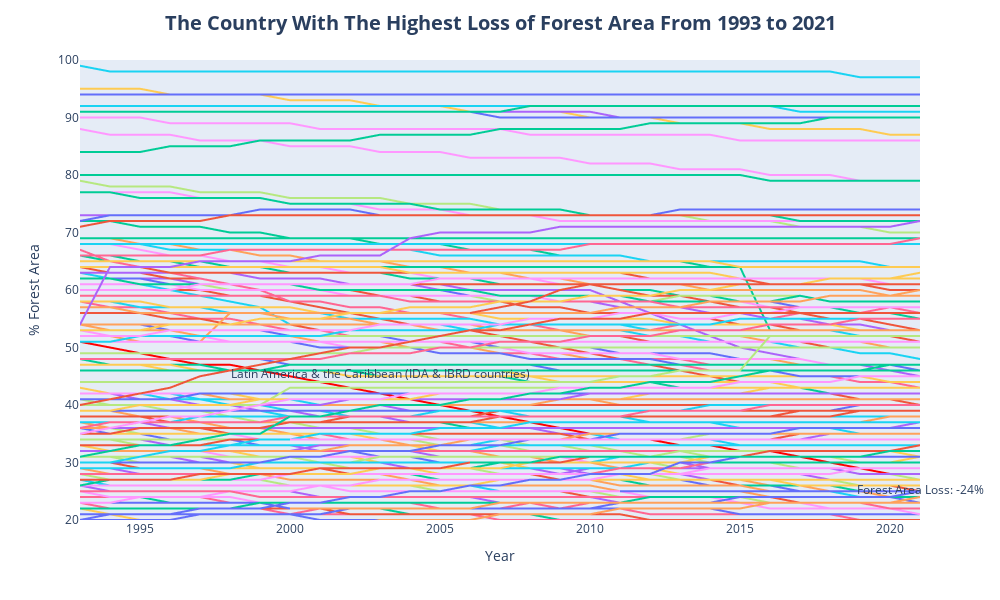

Here is the notebook cell this chart was saved with:
### Code cell
import plotly.express as px


#edit database results for plotly
table_total_melted = table_total.melt(id_vars=['Country_Name', 'Indicator_Name', 'Difference_1993_2021'], var_name='Year', value_name='Forest_Area')
table_total_melted['Year'] = table_total_melted['Year'].str.extract('(\d+)', expand=False).astype(int)



#create graph
fig = px.line(table_total_melted, 
              x='Year', 
              y='Forest_Area', 
              color='Country_Name',
              labels={'Forest_Area': '% Forest Area'},
              line_shape='linear',
              width=1000, height=600)



#fig.update_traces(line=dict(color='gray'))



highest_loss_country = table_total_melted.loc[table_total_melted['Difference_1993_2021'].idxmin()]['Country_Name']

anno_data = table_total_melted[table_total_melted['Country_Name'] == highest_loss_country].iloc[10]
fig.add_annotation(x=anno_data['Year'], y=anno_data['Forest_Area'],
                    text=country, showarrow=False, yshift=20)    

last_data_point = table_melted[(table_melted['Country_Name'] == highest_loss_country) & (table_melted['Year'] == table_melted['Year'].max())]
fig.add_annotation(x=last_data_point['Year'].values[0], y=last_data_point['Forest_Area'].values[0],
                   text=f"Forest Area Loss: {last_data_point['Difference_1993_2021'].values[0]}%",
                   showarrow=False, yshift=-10)




fig.update_traces(selector={'name': highest_loss_country}, line=dict(color='red'))


fig.update_xaxes(showgrid=False, range=[1993,2021])
fig.update_yaxes(showgrid=False, range=[20,100])
fig.update_layout(showlegend=False, title_x=0.5, title=dict(text='<b>The Country With The Highest Loss of Forest Area From 1993 to 2021<b>', font=dict(size=20)))


fig.show()
